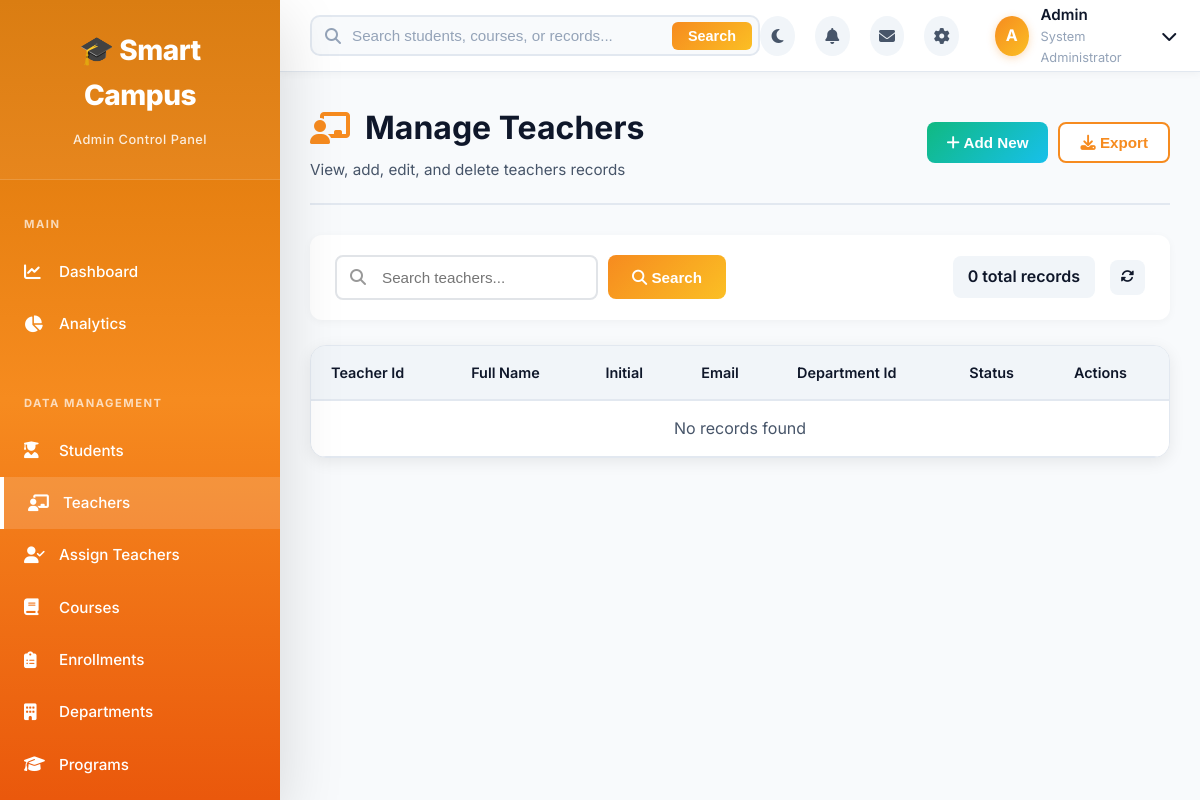
/admin/manage.php?table=teachers (signed in), run on an earlier commit of the app's database.
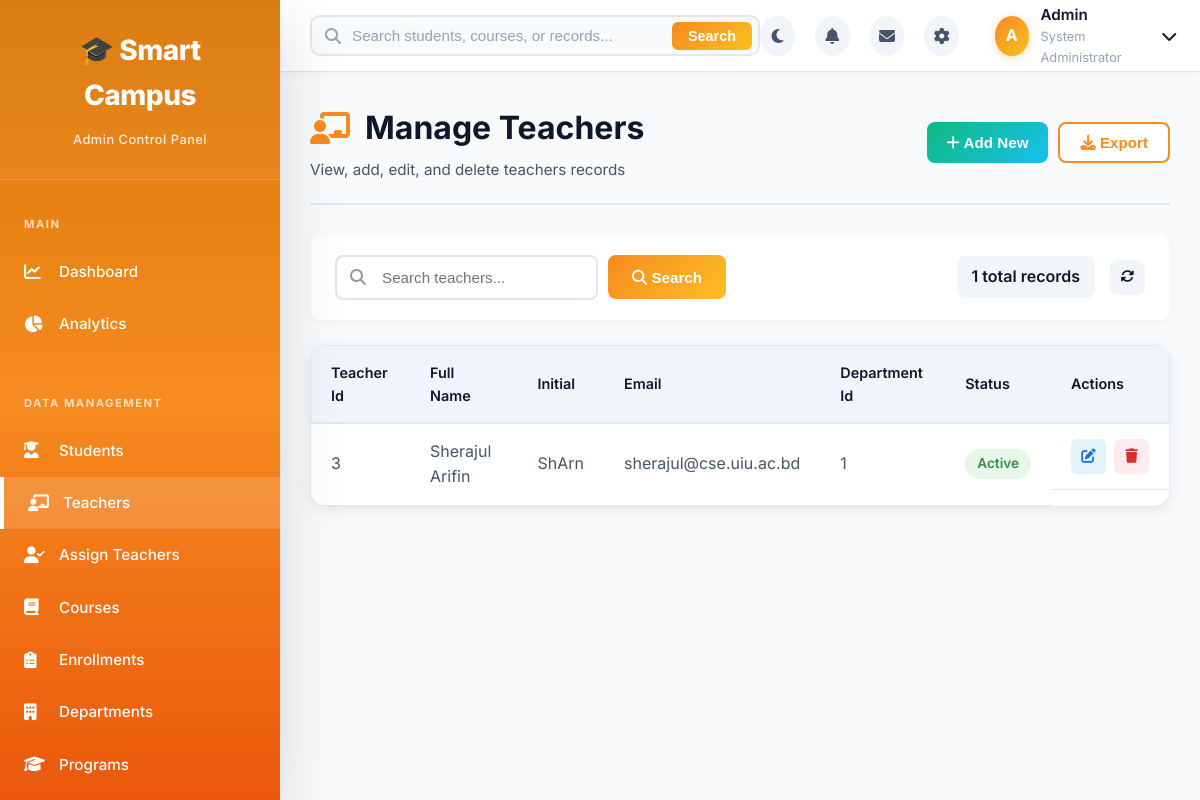
And on a later commit of the database.
### tables this page shows
CREATE TABLE `teachers` (
  `teacher_id` int(11) NOT NULL,
  `username` varchar(50) NOT NULL,
  `password_hash` varchar(255) NOT NULL,
  `full_name` varchar(100) NOT NULL,
  `initial` varchar(10) NOT NULL,
  `email` varchar(100) NOT NULL,
  `phone` varchar(20) DEFAULT NULL,
  `room_number` varchar(20) DEFAULT NULL,
  `department_id` int(11) NOT NULL,
  `designation` varchar(50) DEFAULT NULL,
  `profile_picture` varchar(255) DEFAULT NULL,
  `status` enum('active','inactive','on_leave') DEFAULT 'active',
  `created_at` timestamp NOT NULL DEFAULT current_timestamp(),
  `updated_at` timestamp NOT NULL DEFAULT current_timestamp() ON UPDATE current_timestamp()
);

### admin/manage.php (the view, shortened to what this page needs)
<?php
require_once('../config/database.php');
$table = $_GET['table'] ?? 'students';
$config = $table_config[$table];
$search = $_GET['search'] ?? '';
$page = isset($_GET['page']) ? (int)$_GET['page'] : 1;
$per_page = 50;
$offset = ($page - 1) * $per_page;
$where_clause = '';
$count_query = "SELECT COUNT(*) as total FROM $table $where_clause";
$total_records = $conn->query($count_query)->fetch_assoc()['total'];
$query = "SELECT * FROM $table $where_clause ORDER BY {$config['primary_key']} DESC LIMIT $per_page OFFSET $offset";
$result = $conn->query($query);
?>
<!DOCTYPE html>
<html lang="en">
<head>
    <link rel="stylesheet" href="assets/css/admin-style.css">
    <link rel="stylesheet" href="assets/css/manage-style.css">
    <link rel="stylesheet" href="https://cdnjs.cloudflare.com/ajax/libs/font-awesome/6.4.0/css/all.min.css">
</head>
<body>
    <?php include 'includes/sidebar.php'; ?>
    <div class="main-content">
        <?php include 'includes/topbar.php'; ?>
        <div class="dashboard-container">
            <div class="page-header">
                <div>
                    <h1><i class="fas <?php echo $config['icon']; ?>"></i> Manage <?php echo $config['title']; ?></h1>
                    <p class="subtitle">View, add, edit, and delete <?php echo strtolower($config['title']); ?> records</p>
                </div>
                <div class="header-actions">
                    <button class="btn btn-success" onclick="window.location.href='manage.php?table=<?php echo $table; ?>&action=add';">
                        <i class="fas fa-plus"></i> Add New
                    </button>
                    <button class="btn btn-outline" onclick="exportData()">
                        <i class="fas fa-download"></i> Export
                    </button>
                </div>
            </div>
            <div class="toolbar">
                <form method="GET" action="manage.php" style="display: flex; gap: 10px; align-items: center;">
                    <div class="search-bar">
                        <i class="fas fa-search"></i>
                        <input type="text" name="search" id="searchInput" placeholder="Search <?php echo strtolower($config['title']); ?>..."
                               value="<?php echo htmlspecialchars($search); ?>">
                    </div>
                    <button type="submit" class="btn btn-primary" style="padding: 10px 24px; border-radius: 8px; white-space: nowrap; height: 44px;">
                        <i class="fas fa-search"></i> Search
                    </button>
                </form>
                <div class="toolbar-actions">
                    <?php if ($search): ?>
                        <span class="record-count" style="color: #007bff; font-weight: bold;">
                            <?php echo number_format($total_records); ?> result<?php echo $total_records != 1 ? 's' : ''; ?> found
                        </span>
                    <?php else: ?>
                        <span class="record-count"><?php echo number_format($total_records); ?> total records</span>
                    <?php endif; ?>
                    <button class="btn-icon" onclick="location.reload()" title="Refresh">
                        <i class="fas fa-sync-alt"></i>
                    </button>
                </div>
            </div>
            <div class="table-card">
                <div class="table-responsive">
                    <table class="data-table" id="dataTable">
                        <thead>
                            <tr>
                                <?php foreach ($config['display_fields'] as $field): ?>
                                    <th><?php echo ucwords(str_replace('_', ' ', $field)); ?></th>
                                <?php endforeach; ?>
                                <th class="text-center">Actions</th>
                            </tr>
                        </thead>
                        <tbody>
                            <?php if ($result && $result->num_rows > 0): ?>
                                <?php while($row = $result->fetch_assoc()): ?>
                                    <tr>
                                        <?php foreach ($config['display_fields'] as $field): ?>
                                            <td>
                                                <?php
                                                $value = $row[$field] ?? '';
                                                if ($field === 'status') {
                                                    $status_class = $value === 'active' || $value === 'enrolled' || $value === 'approved' ? 'success' :
                                                                   ($value === 'pending' ? 'warning' : 'danger');
                                                    echo "<span class='badge badge-$status_class'>" . ucfirst($value) . "</span>";
                                                } elseif ($field === 'is_current' || strpos($field, 'is_') === 0) {
                                                    echo $value ? '<span class="badge badge-success">Yes</span>' : '<span class="badge badge-secondary">No</span>';
                                                } elseif (strpos($field, 'date') !== false || strpos($field, 'time') !== false) {
                                                    echo $value ? date('M d, Y', strtotime($value)) : '-';
                                                } else {
                                                    echo htmlspecialchars($value);
                                                }
                                                ?>
                                            </td>
                                        <?php endforeach; ?>
                                        <td class="text-center action-buttons">
                                            <button class="btn-action btn-edit" onclick="window.location.href='manage.php?table=<?php echo $table; ?>&action=edit&id=<?php echo $row[$config['primary_key']]; ?>';" title="Edit">
                                                <i class="fas fa-edit"></i>
                                            </button>
                                            <button class="btn-action btn-delete" onclick="if(confirm('Are you sure you want to delete this record?')) { window.location.href='manage.php?table=<?php echo $table; ?>&action=delete&id=<?php echo $row[$config['primary_key']]; ?>'; }" title="Delete">
                                                <i class="fas fa-trash"></i>
                                            </button>
                                        </td>
                                    </tr>
                                <?php endwhile; ?>
                            <?php else: ?>
                                <tr>
                                    <td colspan="<?php echo count($config['display_fields']) + 1; ?>" class="text-center">
                                        No records found
                                    </td>
                                </tr>
                            <?php endif; ?>
                        </tbody>
                    </table>
                </div>
            </div>
        </div>
    </div>
</body>
</html>

### admin/includes/sidebar.php (shortened to what this page needs)
<?php
$current_page = basename($_SERVER['PHP_SELF'], '.php');
?>
<div class="sidebar">
    <div class="sidebar-header">
        <span class="sidebar-logo">🎓 Smart Campus</span>
        <span class="sidebar-subtitle">Admin Control Panel</span>
    </div>
    <div class="sidebar-menu">
        <div class="menu-section">
            <div class="menu-section-title">Main</div>
            <a href="dashboard.php" class="menu-item <?php echo $current_page == 'dashboard' ? 'active' : ''; ?>">
                <i class="fas fa-chart-line"></i>
                <span>Dashboard</span>
            </a>
            <a href="analytics.php" class="menu-item <?php echo $current_page == 'analytics' ? 'active' : ''; ?>">
                <i class="fas fa-chart-pie"></i>
                <span>Analytics</span>
            </a>
        </div>
        <div class="menu-section">
            <div class="menu-section-title">Data Management</div>
            <a href="manage.php?table=students" class="menu-item <?php echo $current_page == 'manage' && $_GET['table'] == 'students' ? 'active' : ''; ?>">
                <i class="fas fa-user-graduate"></i>
                <span>Students</span>
            </a>
            <a href="manage.php?table=teachers" class="menu-item <?php echo $current_page == 'manage' && $_GET['table'] == 'teachers' ? 'active' : ''; ?>">
                <i class="fas fa-chalkboard-teacher"></i>
                <span>Teachers</span>
            </a>
            <a href="assign_teachers.php" class="menu-item <?php echo $current_page == 'assign_teachers' ? 'active' : ''; ?>">
                <i class="fas fa-user-check"></i>
                <span>Assign Teachers</span>
            </a>
            <a href="manage.php?table=courses" class="menu-item <?php echo $current_page == 'manage' && $_GET['table'] == 'courses' ? 'active' : ''; ?>">
                <i class="fas fa-book"></i>
                <span>Courses</span>
            </a>
            <a href="manage.php?table=enrollments" class="menu-item <?php echo $current_page == 'manage' && $_GET['table'] == 'enrollments' ? 'active' : ''; ?>">
                <i class="fas fa-clipboard-list"></i>
                <span>Enrollments</span>
            </a>
            <a href="manage.php?table=departments" class="menu-item <?php echo $current_page == 'manage' && $_GET['table'] == 'departments' ? 'active' : ''; ?>">
                <i class="fas fa-building"></i>
                <span>Departments</span>
            </a>
            <a href="manage.php?table=programs" class="menu-item <?php echo $current_page == 'manage' && $_GET['table'] == 'programs' ? 'active' : ''; ?>">
                <i class="fas fa-graduation-cap"></i>
                <span>Programs</span>
            </a>
            <a href="manage.php?table=trimesters" class="menu-item <?php echo $current_page == 'manage' && $_GET['table'] == 'trimesters' ? 'active' : ''; ?>">
            </a>
        </div>
    </div>
</div>

### admin/includes/topbar.php (shortened to what this page needs)
<div class="topbar">
    <div class="topbar-left">
        <div class="topbar-search">
            <input type="text" placeholder="Search students, courses, or records..." id="globalSearch">
            <button type="button" onclick="performGlobalSearchNow()" class="btn btn-primary" style="position: absolute; right: 8px; top: 50%; transform: translateY(-50%); padding: 6px 16px; border-radius: 6px; font-size: 0.9em;">
                Search
            </button>
        </div>
    </div>
    <div class="topbar-right">
        <div class="topbar-icon" title="Toggle Theme" onclick="toggleTheme()" id="themeToggleBtn">
            <i id="themeIcon" class="fas fa-moon"></i>
        </div>
        <div class="topbar-icon" title="Notifications" onclick="toggleNotifications()">
            <i class="fas fa-bell"></i>
        </div>
        <div class="topbar-icon" title="Messages">
            <i class="fas fa-envelope"></i>
        </div>
        <div class="topbar-icon" title="Quick Settings" onclick="location.href='settings.php'">
            <i class="fas fa-cog"></i>
        </div>
        <div class="topbar-user" onclick="toggleUserMenu()">
            <div class="user-avatar">A</div>
            <div class="user-info">
                <div class="user-name">Admin</div>
                <div class="user-role">System Administrator</div>
            </div>
            <i class="fas fa-chevron-down"></i>
        </div>
    </div>
</div>

### admin/assets/css/manage-style.css (style rules this page uses)
.toolbar { background: white; padding: 20px 25px; border-radius: 12px; margin-bottom: 25px; display: flex; justify-content: space-between; align-items: center; box-shadow: var(--shadow-sm); }
.search-bar { position: relative; flex: 1; max-width: 500px; }
.search-bar i { position: absolute; left: 15px; top: 50%; transform: translateY(-50%); color: #999; }
.search-bar input { width: 100%; padding: 12px 15px 12px 45px; border: 2px solid #e1e4e8; border-radius: 8px; font-size: 0.95em; transition: var(--transition); }
.toolbar-actions { display: flex; align-items: center; gap: 15px; }
.record-count { font-weight: 600; color: var(--dark); padding: 8px 15px; background: var(--light); border-radius: 8px; }
.action-buttons { display: flex; gap: 8px; justify-content: center; }
.btn-action { width: 35px; height: 35px; display: flex; align-items: center; justify-content: center; border: none; border-radius: 6px; cursor: pointer; transition: var(--transition); font-size: 0.9em; }
.btn-edit { background: #e3f2fd; color: #1976d2; }
.btn-delete { background: #ffebee; color: #d32f2f; }
.btn-success { background: linear-gradient(135deg, var(--success) 0%, #17c0eb 100%); color: white; }

What changed in the data, as far as the page shows it:
added teachers: teacher_id "3", full_name "Sherajul Arifin", initial "ShArn", email "sherajul@cse.uiu.ac.bd", department "1", status "Active"
Also different on the page:
$total_records: "0" → "1"
text no longer shown: "No records found"
